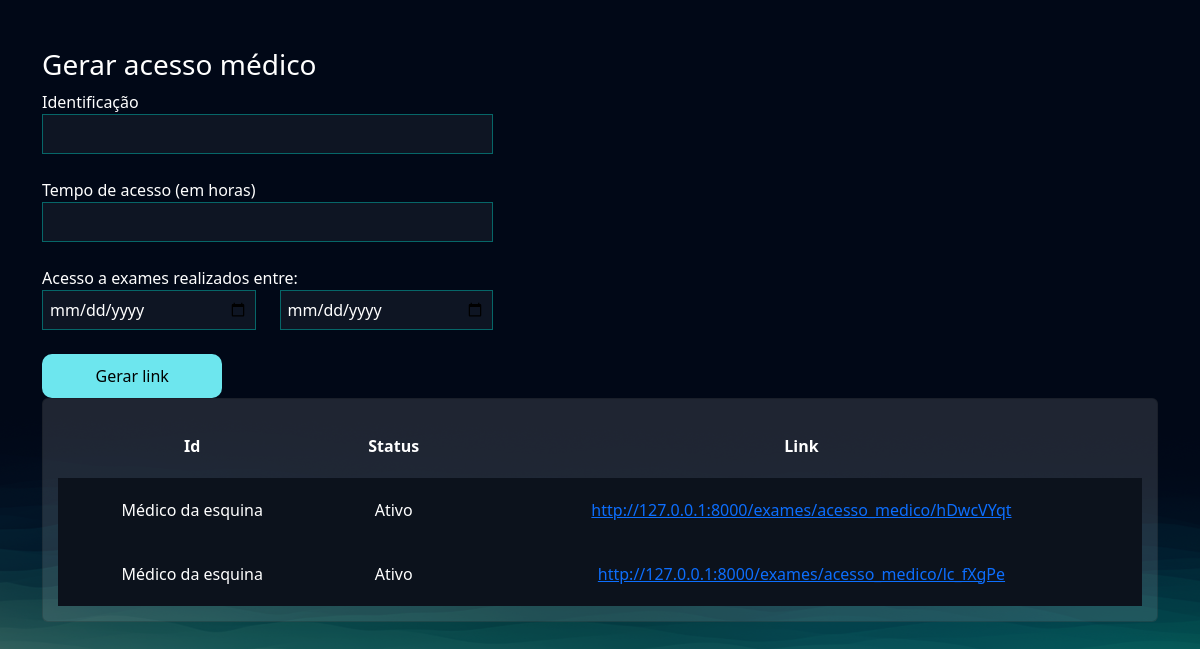
The page /exames/gerar_acesso_medico/ (signed in) on the database as committed earlier.
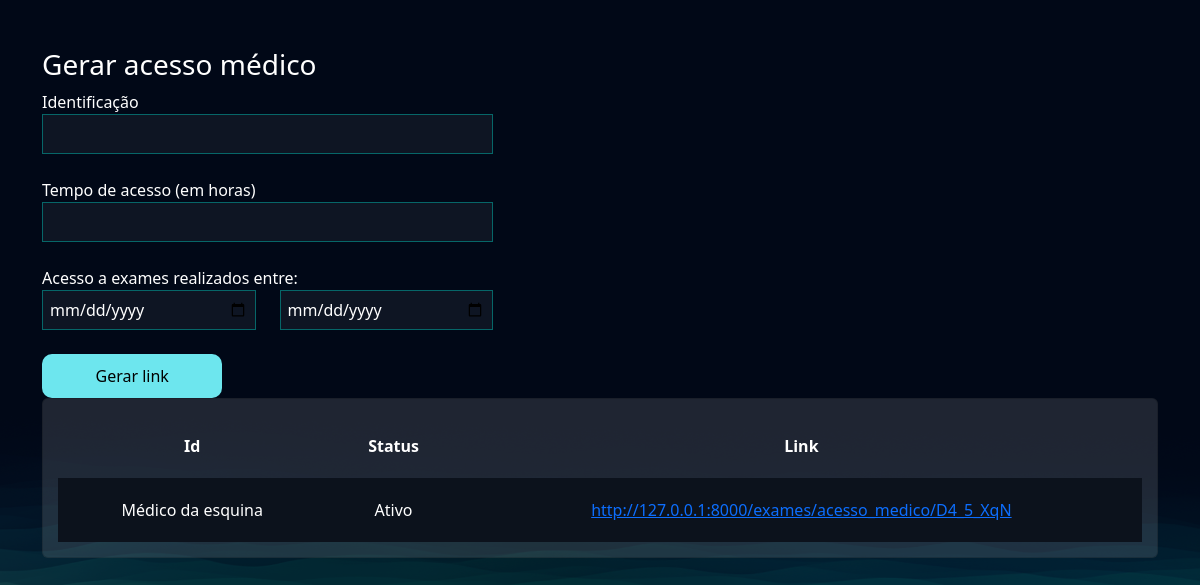
The same page on the database as committed later.
### exames/models.py (models this page shows, shortened)
class AcessoMedico(models.Model):
    usuario = models.ForeignKey(User, on_delete=models.DO_NOTHING)
    identificacao = models.CharField(max_length=50)
    tempo_de_acesso = models.IntegerField() # Em horas
    criado_em = models.DateTimeField()
    data_exames_iniciais = models.DateField()
    data_exames_finais = models.DateField()
    token = models.CharField(max_length=20, null=True, blank=True)
    @property
    def status(self):
        return 'Expirado' if timezone.now() > (self.criado_em + timedelta(hours=self.tempo_de_acesso)) else 'Ativo'
    @property
    def url(self):
        return f"http://127.0.0.1:8000/exames/acesso_medico/{self.token}"

### exames/views.py (the view, shortened to what this page needs)
# urls.py: path('gerar_acesso_medico/', views.gerar_acesso_medico, name="gerar_acesso_medico"),
@login_required
def gerar_acesso_medico(request):
    if request.method == "GET":
        acessos_medicos = AcessoMedico.objects.filter(usuario=request.user)
        return render(request, 'gerar_acesso_medico.html', {'acessos_medicos': acessos_medicos})

### exames/templates/gerar_acesso_medico.html (shortened to what this page needs)
{% extends "bases/base.html" %}
{% load static %}
{% block 'head' %}
    <link href="{% static 'exames/css/css.css' %}" rel="stylesheet">
    <link href="{% static 'exames/css/gerenciar_pedidos.css' %}" rel="stylesheet">
{% endblock 'head' %}
{% block 'conteudo' %}
    <br>
    <br>
    <div class="container">
        <div class="row">
            <div class="col-md-5">
                <h3>Gerar acesso médico</h3>
                <form action="{% url "gerar_acesso_medico" %}" method="POST">{% csrf_token %}
                    <label for="">Identificação</label>
                    <br>
                    <input style="width: 100%" type="text" name="identificacao" id="" class="input-default">
                    <br>
                    <br>
                    <label for="">Tempo de acesso (em horas)</label>
                    <br>
                    <input style="width: 100%" type="number" name="tempo_de_acesso" id="" class="input-default">
                    <br>
                    <br>
                    <div class="row">
                        <label for="">Acesso a exames realizados entre:</label>
                        <div class="col-md">
                            <input style="width: 100%" type="date" name="data_exame_inicial" id="" class="input-default">
                        </div>
                        <div class="col-md">
                            <input style="width: 100%" type="date" name="data_exame_final" id="" class="input-default">
                            <br>
                            <br>
                        </div>
                    </div>
                    <input style="width: 40%" type="submit" class="btn-default" value="Gerar link">
                </form>
            </div>
            <div class="col-md">
                <div class="card">
                    <table style="text-align: center">
                        <tr>
                        <th>Id</th>
                        <th>Status</th>
                        <th>Link</th>
                        </tr>
                            {% for acesso in acessos_medicos  %}
                                <tr class="linha-tabela">
                                    <td>{{acesso.identificacao}}</td>
                                    <td>{{acesso.status}}</td>
                                    <td><a href="{{acesso.url}}">{{acesso.url}}</a></td>
                                </tr>
                            {% endfor %}
                    </table>
                </div>
            </div>
        </div>
    </div>
{% endblock 'conteudo' %}

### templates/bases/base.html (shortened to what this page needs)
{% load static %}
<!doctype html>
<html lang="pt-BR">
<head>
    <link href="https://cdn.jsdelivr.net/npm/bootstrap@5.3.1/dist/css/bootstrap.min.css" rel="stylesheet">
    <link href="{% static 'geral/css/base.css' %}" rel="stylesheet">
    {% block 'head' %}{% endblock %}
</head>
<body>
    {% block 'conteudo' %}{% endblock %}
</body>
</html>

### templates/static/geral/css/base.css (style rules this page uses)
:root { --main-color: #151C34; --dark-color: #0C121C ; --light-color: #6DE6EE; --contrast-color: #f4c96b; --differential-color: #066668; }
* { color: white }
.input-default { background-color: rgba(255,255,255,0.05); border: 1px solid var(--differential-color); padding: 7px; width: 50%; }
.btn-default { background-color: var(--light-color); color: black; width: 15%; padding: 10px; border: none; border-radius: 10px; }

### templates/static/exames/css/css.css (style rules this page uses)
body { background-image: url('/static/geral/img/bg2.png'); background-size: cover; }
.card { background-color: rgba(217, 217, 217, .14); color: white; padding: 15px; }

### templates/static/exames/css/gerenciar_pedidos.css (style rules this page uses)
.linha-tabela { background-color: var(--dark-color); height: 20px; }
td, th { padding: 20px; }

Rows that differ between the two databases and show on the page:
removed AcessoMedico: identificacao "Médico da esquina", status "Ativo", url "http://127.0.0.1:8000/exames/acesso_medico/hDwcVYqt"
removed AcessoMedico: identificacao "Médico da esquina", status "Ativo", url "http://127.0.0.1:8000/exames/acesso_medico/lc_fXgPe"
added AcessoMedico: identificacao "Médico da esquina", status "Ativo", url "http://127.0.0.1:8000/exames/acesso_medico/D4_5_XqN"
